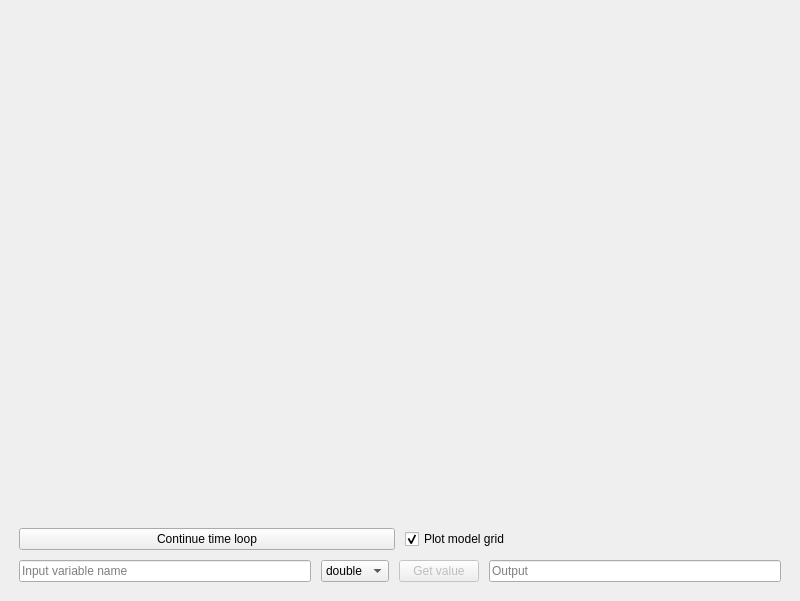
<?xml version="1.0" encoding="UTF-8"?>
<ui version="4.0">
 <class>MainWindow</class>
 <widget class="QMainWindow" name="MainWindow">
  <property name="geometry">
   <rect>
    <x>0</x>
    <y>0</y>
    <width>800</width>
    <height>601</height>
   </rect>
  </property>
  <property name="windowTitle">
   <string>MainWindow</string>
  </property>
  <widget class="QWidget" name="centralwidget">
   <layout class="QVBoxLayout" name="verticalLayout_2">
    <item>
     <layout class="QVBoxLayout" name="verticalLayout">
      <property name="spacing">
       <number>10</number>
      </property>
      <property name="leftMargin">
       <number>10</number>
      </property>
      <property name="topMargin">
       <number>10</number>
      </property>
      <property name="rightMargin">
       <number>10</number>
      </property>
      <property name="bottomMargin">
       <number>10</number>
      </property>
      <item>
       <layout class="QHBoxLayout" name="horizontalLayout_3">
        <item>
         <widget class="PlotWidget" name="graphWidget" native="true"/>
        </item>
       </layout>
      </item>
      <item>
       <layout class="QHBoxLayout" name="horizontalLayout_2">
        <item>
         <widget class="QPushButton" name="btn_continue">
          <property name="sizePolicy">
           <sizepolicy hsizetype="Minimum" vsizetype="Fixed">
            <horstretch>0</horstretch>
            <verstretch>0</verstretch>
           </sizepolicy>
          </property>
          <property name="maximumSize">
           <size>
            <width>386</width>
            <height>16777215</height>
           </size>
          </property>
          <property name="text">
           <string>Continue time loop</string>
          </property>
         </widget>
        </item>
        <item>
         <widget class="QCheckBox" name="box_pltgrid">
          <property name="text">
           <string>Plot model grid</string>
          </property>
          <property name="checked">
           <bool>true</bool>
          </property>
         </widget>
        </item>
       </layout>
      </item>
      <item>
       <layout class="QHBoxLayout" name="horizontalLayout">
        <item>
         <widget class="QLineEdit" name="widget_input">
          <property name="enabled">
           <bool>true</bool>
          </property>
          <property name="text">
           <string/>
          </property>
          <property name="placeholderText">
           <string>Input variable name</string>
          </property>
         </widget>
        </item>
        <item>
         <widget class="QComboBox" name="box_datatype">
          <item>
           <property name="text">
            <string>double</string>
           </property>
          </item>
          <item>
           <property name="text">
            <string>int</string>
           </property>
          </item>
         </widget>
        </item>
        <item>
         <widget class="QPushButton" name="btn_getval">
          <property name="enabled">
           <bool>false</bool>
          </property>
          <property name="text">
           <string>Get value</string>
          </property>
         </widget>
        </item>
        <item>
         <widget class="QLineEdit" name="widget_output">
          <property name="enabled">
           <bool>true</bool>
          </property>
          <property name="readOnly">
           <bool>true</bool>
          </property>
          <property name="placeholderText">
           <string>Output</string>
          </property>
         </widget>
        </item>
       </layout>
      </item>
     </layout>
    </item>
   </layout>
  </widget>
 </widget>
 <customwidgets>
  <customwidget>
   <class>PlotWidget</class>
   <extends>QWidget</extends>
   <header>pyqtgraph</header>
   <container>1</container>
  </customwidget>
 </customwidgets>
 <resources/>
 <connections/>
</ui>
